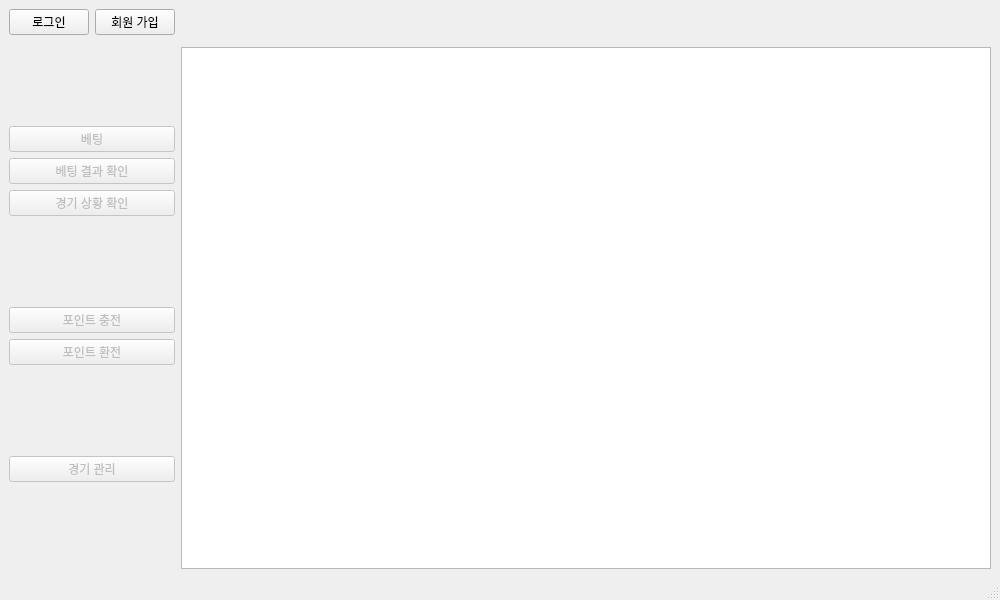
<?xml version="1.0" encoding="UTF-8"?>
<ui version="4.0">
 <class>MainWindow</class>
 <widget class="QMainWindow" name="MainWindow">
  <property name="enabled">
   <bool>true</bool>
  </property>
  <property name="geometry">
   <rect>
    <x>0</x>
    <y>0</y>
    <width>1000</width>
    <height>600</height>
   </rect>
  </property>
  <property name="sizePolicy">
   <sizepolicy hsizetype="Fixed" vsizetype="Fixed">
    <horstretch>0</horstretch>
    <verstretch>0</verstretch>
   </sizepolicy>
  </property>
  <property name="minimumSize">
   <size>
    <width>1000</width>
    <height>600</height>
   </size>
  </property>
  <property name="maximumSize">
   <size>
    <width>1000</width>
    <height>600</height>
   </size>
  </property>
  <property name="windowTitle">
   <string>Race Horse Betting System</string>
  </property>
  <widget class="QWidget" name="centralwidget">
   <layout class="QGridLayout" name="gridLayout">
    <item row="0" column="0">
     <layout class="QHBoxLayout" name="horizontalLayout_2" stretch="0,0">
      <property name="sizeConstraint">
       <enum>QLayout::SetDefaultConstraint</enum>
      </property>
      <item>
       <widget class="QPushButton" name="init_login_btn">
        <property name="sizePolicy">
         <sizepolicy hsizetype="Minimum" vsizetype="Fixed">
          <horstretch>0</horstretch>
          <verstretch>1</verstretch>
         </sizepolicy>
        </property>
        <property name="text">
         <string>로그인</string>
        </property>
       </widget>
      </item>
      <item>
       <widget class="QPushButton" name="init_signup_btn">
        <property name="sizePolicy">
         <sizepolicy hsizetype="Minimum" vsizetype="Fixed">
          <horstretch>0</horstretch>
          <verstretch>1</verstretch>
         </sizepolicy>
        </property>
        <property name="text">
         <string>회원 가입</string>
        </property>
       </widget>
      </item>
     </layout>
    </item>
    <item row="0" column="1" rowspan="2">
     <widget class="QLabel" name="login_msg">
      <property name="text">
       <string/>
      </property>
     </widget>
    </item>
    <item row="1" column="0" rowspan="2">
     <layout class="QVBoxLayout" name="verticalLayout" stretch="0,0,0">
      <item>
       <layout class="QVBoxLayout" name="verticalLayout_2">
        <property name="sizeConstraint">
         <enum>QLayout::SetFixedSize</enum>
        </property>
        <item>
         <widget class="QPushButton" name="init_bet_btn">
          <property name="enabled">
           <bool>false</bool>
          </property>
          <property name="sizePolicy">
           <sizepolicy hsizetype="Minimum" vsizetype="Fixed">
            <horstretch>0</horstretch>
            <verstretch>3</verstretch>
           </sizepolicy>
          </property>
          <property name="text">
           <string>베팅</string>
          </property>
         </widget>
        </item>
        <item>
         <widget class="QPushButton" name="init_bet_result_btn">
          <property name="enabled">
           <bool>false</bool>
          </property>
          <property name="sizePolicy">
           <sizepolicy hsizetype="Minimum" vsizetype="Fixed">
            <horstretch>0</horstretch>
            <verstretch>0</verstretch>
           </sizepolicy>
          </property>
          <property name="text">
           <string>베팅 결과 확인</string>
          </property>
         </widget>
        </item>
        <item>
         <widget class="QPushButton" name="init_game_status_btn">
          <property name="enabled">
           <bool>false</bool>
          </property>
          <property name="sizePolicy">
           <sizepolicy hsizetype="Minimum" vsizetype="Fixed">
            <horstretch>0</horstretch>
            <verstretch>0</verstretch>
           </sizepolicy>
          </property>
          <property name="text">
           <string>경기 상황 확인</string>
          </property>
         </widget>
        </item>
       </layout>
      </item>
      <item>
       <layout class="QVBoxLayout" name="verticalLayout_5">
        <property name="sizeConstraint">
         <enum>QLayout::SetFixedSize</enum>
        </property>
        <item>
         <widget class="QPushButton" name="init_charge_point_btn">
          <property name="enabled">
           <bool>false</bool>
          </property>
          <property name="text">
           <string>포인트 충전</string>
          </property>
         </widget>
        </item>
        <item>
         <widget class="QPushButton" name="init_exchange_point_btn">
          <property name="enabled">
           <bool>false</bool>
          </property>
          <property name="text">
           <string>포인트 환전</string>
          </property>
         </widget>
        </item>
       </layout>
      </item>
      <item>
       <widget class="QPushButton" name="init_game_manage_btn">
        <property name="enabled">
         <bool>false</bool>
        </property>
        <property name="text">
         <string>경기 관리</string>
        </property>
       </widget>
      </item>
     </layout>
    </item>
    <item row="2" column="1">
     <widget class="QGraphicsView" name="graphicsView">
      <property name="enabled">
       <bool>true</bool>
      </property>
     </widget>
    </item>
   </layout>
  </widget>
  <widget class="QStatusBar" name="statusbar"/>
 </widget>
 <resources/>
 <connections/>
</ui>
